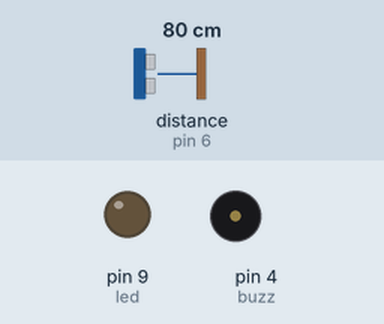
Recording of a sketch running on a simulated Arduino Uno, built with avr-gcc and run on an emulated ATmega328P. Parts: output pins drawn as LEDs (lit = HIGH), buzzer (waves = sounding). Wiring (inferred from the names in the program): ultrasonic range finder: trigger pin 5; echo pin 6. Inputs (shaded band) come from the test bench; at power-on: distance to the obstacle (sensor on pin 6) 80 cm. The echo pulse lasts 58.3 µs per cm; pins used as bus, display or sensor lines are not drawn; what the sketch prints to the serial monitor is not drawn.

Above: at 1.8 s.
1.9 s: distance to the obstacle (sensor on pin 6) set to 54 cm
3.4 s: distance to the obstacle (sensor on pin 6) set to 48 cm
At 4.4 s:
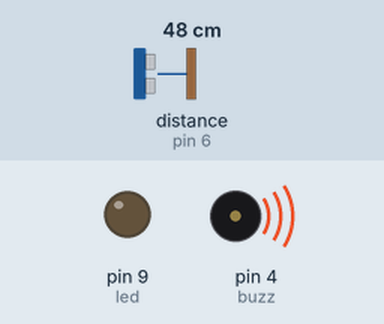
7.5 s: distance to the obstacle (sensor on pin 6) set to 23 cm
11.0 s: distance to the obstacle (sensor on pin 6) set to 19 cm
At 12.8 s:
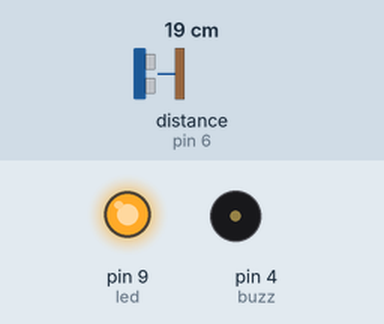
15.1 s: distance to the obstacle (sensor on pin 6) set to 35 cm
At 17.3 s:
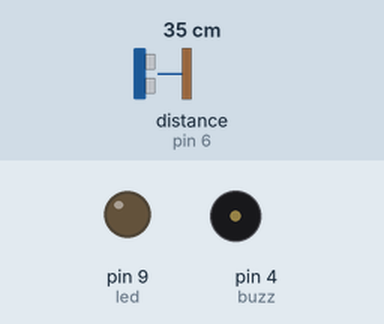
19.2 s: distance to the obstacle (sensor on pin 6) set to 2 cm
At 20.9 s:
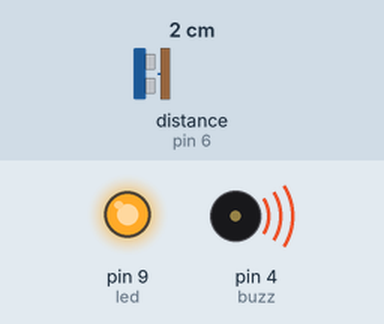
Timing chart, 0 to 24.3 s (numbered marks = the images above; inputs shaded):
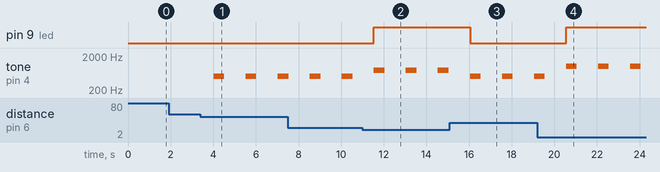

The sketch:

sketch_feb4a.ino
```cpp
#define buzz 4
#define trig 5
#define echo 6
#define led 9
void setup() {
  Serial.begin(9600);
  pinMode(buzz,OUTPUT);
  pinMode(trig,OUTPUT);
  pinMode(echo,INPUT);
  pinMode(led,OUTPUT);

}

void loop() {
float duration,distance;
   digitalWrite(trig, LOW);
  delayMicroseconds(2);
  digitalWrite(trig, HIGH);
  delayMicroseconds(10);
  digitalWrite(trig, LOW);
  duration = pulseIn(echo,HIGH);
  distance = duration / 29/ 2;
Serial.print(distance);
if (distance < 10)
{
  tone(buzz, 1000, 500);
  digitalWrite(led, HIGH);
  delay(500);
}
else if (distance < 20)
{
  tone(buzz, 750, 500);
  digitalWrite(led, HIGH);
  delay(500);
}
else if (distance < 50)
{
  tone(buzz, 500, 500);
  digitalWrite(led, LOW);
  delay(500);
}

delay(1000);

}
```

Measured:
- the behaviour switches between 51 and 50 cm on distance to the obstacle (sensor on pin 6) (found by bisection; images 0 and 1)
- the behaviour switches between 21 and 20 cm on distance to the obstacle (sensor on pin 6) (found by bisection; images 1 and 2)
- after the input at 1.9 s, every drawn part: stays the same
- after the input at 3.4 s, tone on pin 4 (buzz): alternates 500 Hz for 0.50 s and silent for 1.0 s, starting after 0.62 s
- after the input at 11.0 s, pin 9 (led): LOW → HIGH after 0.54 s
- after the input at 15.1 s, pin 9 (led): HIGH → LOW after 0.94 s
- after the input at 19.2 s, pin 9 (led): LOW → HIGH after 1.4 s
